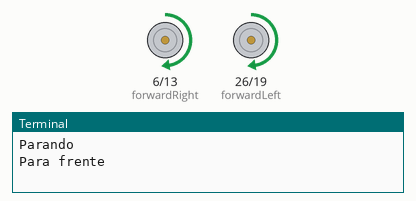
A program run on a simulated Raspberry Pi (BCM pin numbers). Parts: motor-driver pin pairs drawn as motors (green arrow = first pin HIGH = forward, orange = second pin HIGH = backward, longer = more drive), the last lines printed to the terminal. At 16.0 s the program stops and its outputs stay as they are.

Above: at 0.1 s.
At 4.1 s:
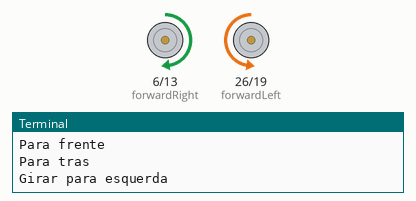
At 8.1 s:
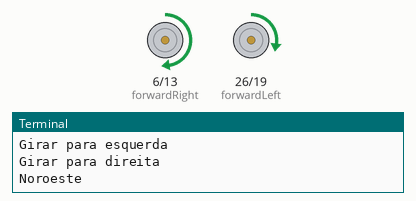
At 16.1 s:
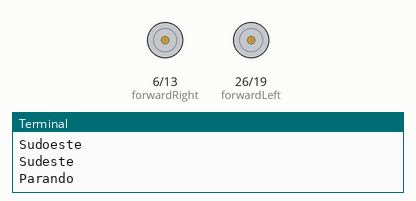
Timing chart, 0 to 17.5 s (numbered marks = the images above):
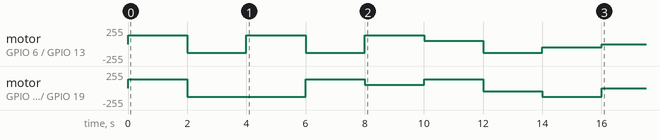

Measured:
- by itself, motor on GPIO 26 (forwardLeft) / GPIO 19 (reverseLeft): stopped → forward 128/255 at 0.00 s, → backward 128/255 2.0 s later, → forward 128/255 4.0 s later, → forward 51/255 2.0 s later, … (8 changes in this stretch)
- by itself, motor on GPIO 6 (forwardRight) / GPIO 13 (reverseRight): stopped → forward 128/255 at 0.00 s, → backward 128/255 2.0 s later, → forward 128/255 2.0 s later, → backward 128/255 2.0 s later, … (9 changes in this stretch)

The program:

testemotor.py
```python
#código para testar o comportamento dos motores a partir da biblioteca GPIOZero

from gpiozero import PWMOutputDevice
from time import sleep

#///////////////// Definir os pinos dos motores /////////////////
# Motor A, Left Side GPIO CONSTANTS
PWM_FORWARD_LEFT_PIN = 26       # IN1 - Pra frente
PWM_REVERSE_LEFT_PIN = 19       # IN2 - Pra tras
# Motor B, Right Side GPIO CONSTANTS
PWM_FORWARD_RIGHT_PIN = 6       # IN1
PWM_REVERSE_RIGHT_PIN = 13      # IN2

# Initialise objects for H-Bridge PWM pins
# Inicializar o  duty cycle em 0 e a frequencia em 1000
forwardLeft = PWMOutputDevice(PWM_FORWARD_LEFT_PIN, True, 0, 1000)
reverseLeft = PWMOutputDevice(PWM_REVERSE_LEFT_PIN, True, 0, 1000)

forwardRight = PWMOutputDevice(PWM_FORWARD_RIGHT_PIN, True, 0, 1000)
reverseRight = PWMOutputDevice(PWM_REVERSE_RIGHT_PIN, True, 0, 1000)

def allStop():
  print("Parando")
  forwardLeft.value = 0
  reverseLeft.value = 0
  forwardRight.value = 0
  reverseRight.value = 0

def forwardDrive():
  print("Para frente")
  forwardLeft.value =  0.5
  reverseLeft.value = 0
  forwardRight.value = 0.5
  reverseRight.value = 0

def reverseDrive():
  print("Para tras")
  forwardLeft.value = 0
  reverseLeft.value = 0.5
  forwardRight.value = 0
  reverseRight.value = 0.5

def spinLeft():
  print("Girar para esquerda")
  forwardLeft.value = 0
  reverseLeft.value = 0.5
  forwardRight.value = 0.5
  reverseRight.value = 0

def SpinRight():
  print("Girar para direita")
  forwardLeft.value = 0.5
  reverseLeft.value = 0
  forwardRight.value = 0
  reverseRight.value = 0.5

def forwardTurnLeft():
  print("Noroeste")
  forwardLeft.value = 0.2
  reverseLeft.value = 0
  forwardRight.value = 0.5 #0.8
  reverseRight.value = 0

def forwardTurnRight():
  print("Nordeste")
  forwardLeft.value = 0.5 #0.8
  reverseLeft.value = 0
  forwardRight.value = 0.2
  reverseRight.value = 0

def reverseTurnLeft():
  print("Sudoeste")
  forwardLeft.value = 0
  reverseLeft.value = 0.2
  forwardRight.value = 0
  reverseRight.value = 0.5 #0.8

def reverseTurnRight():
  print("Sudeste")
  forwardLeft.value = 0
  reverseLeft.value = 0.5 #0.8
  forwardRight.value = 0
  reverseRight.value = 0.2

def main():
  allStop()
  forwardDrive()
  sleep(2)
  reverseDrive()
  sleep(2)
  spinLeft()
  sleep(2)
  SpinRight()
  sleep(2)
  forwardTurnLeft()
  sleep(2)
  forwardTurnRight()
  sleep(2)
  reverseTurnLeft()
  sleep(2)
  reverseTurnRight()
  sleep(2)
  allStop()

if __name__ == "__main__":
  main()
```
